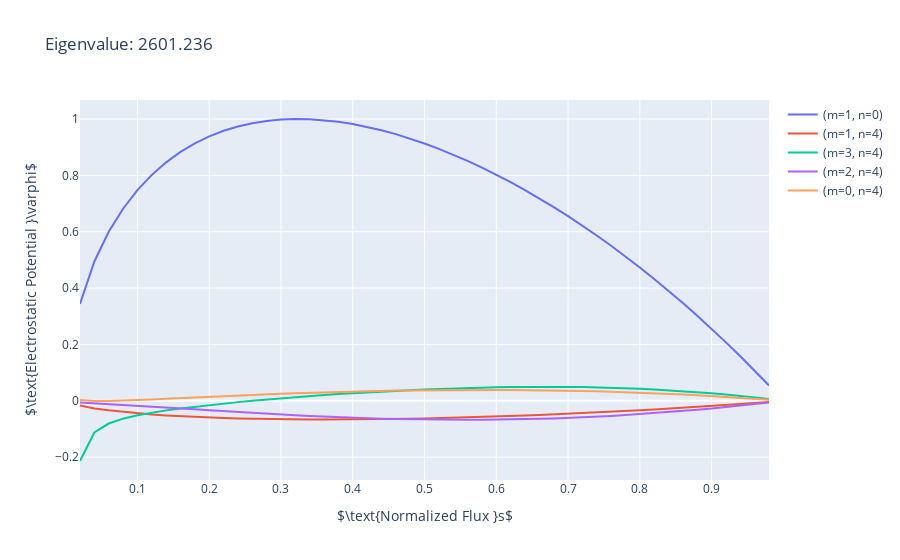

The notebook cell this image was saved under:
### Markdown cell above
## Provided this frequency, plot the eigenmode structure. (Note that the eigenvalue = $\omega^2$)

### Code cell
ae_freq = 51.00231
ae = AE3DEigenvector.from_eig_mode_asci(
    eig_mode_asci=ema,
    target_eigenvalue=ae_freq**2
)
fig = plot_ae3d_eigenmode(ae,harmonics=5)
pio.write_html(fig,'AE.html',include_mathjax='cdn')
pio.write_image(fig,'AE.png',scale=2)

fig
